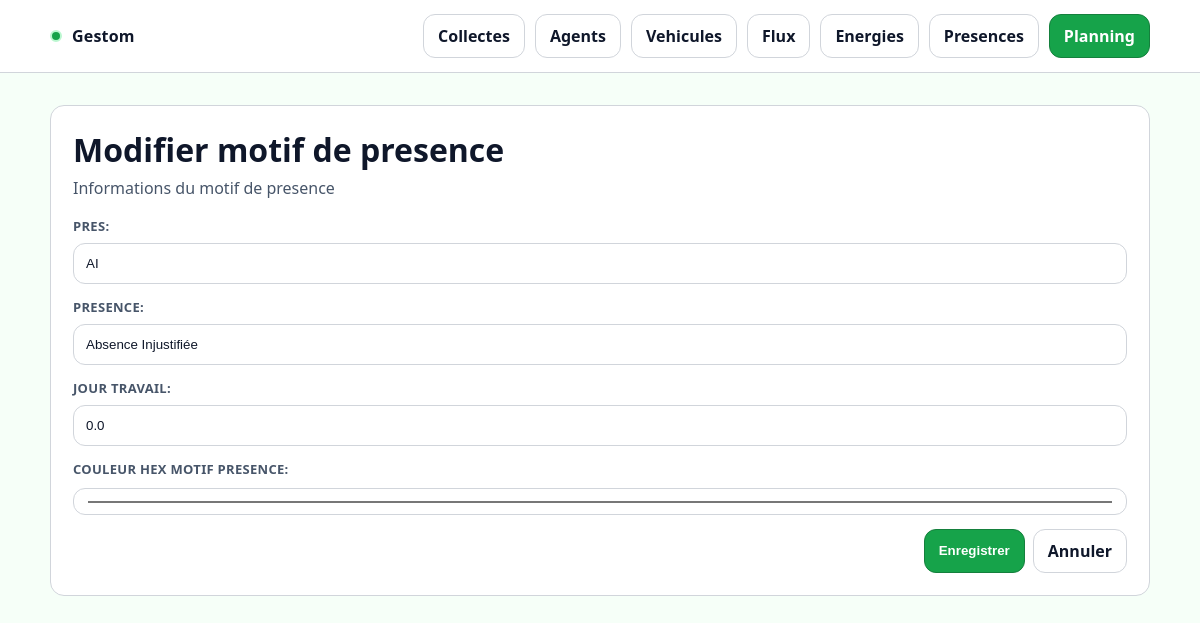
Page /presence-motifs/1/modifier/ on the earlier database version.
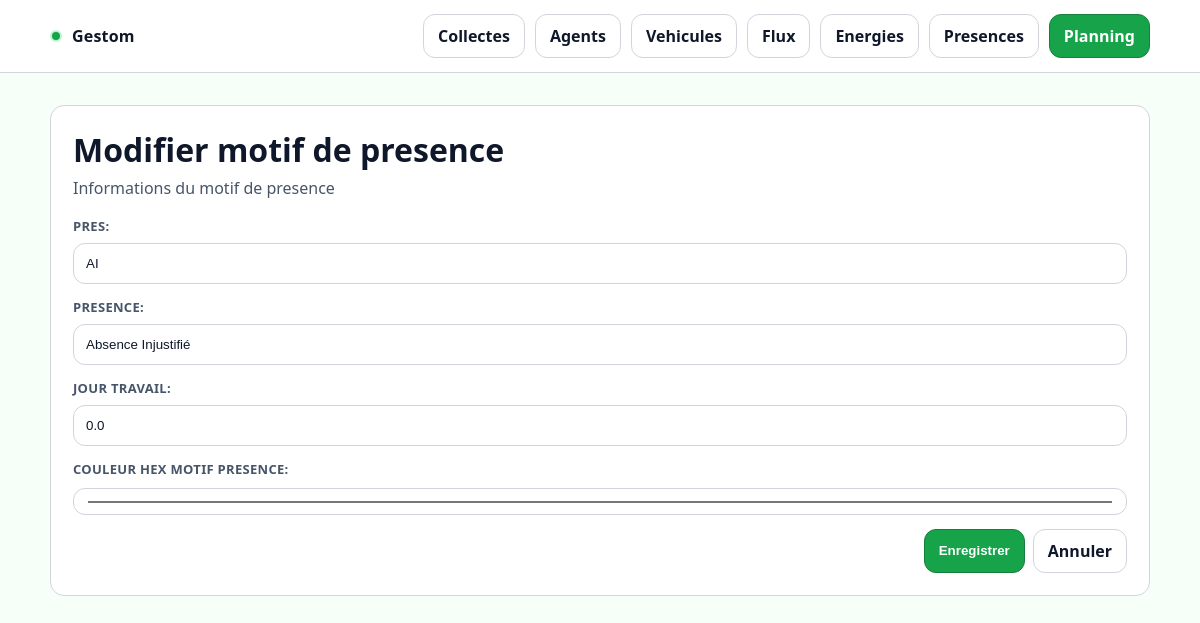
Same page on the later database version.
### core/models.py (models this page shows, shortened)
class PresenceMotif(models.Model):
    pres = models.CharField(max_length=150)
    presence = models.CharField(max_length=150)
    jour_travail = models.FloatField()
    couleur_hex_motif_presence = models.CharField(max_length=7, blank=True)
    date_creation = models.DateTimeField(auto_now_add=True)
    date_modification = models.DateTimeField(auto_now=True)
    class Meta:
        ordering = ["pres", "presence"]

### core/views.py (the view)
# urls.py: path("presence-motifs/<int:pk>/modifier/", PresenceMotifUpdateView.as_view(), name="presence_motif_update"),
class PresenceMotifUpdateView(UpdateView):
    model = PresenceMotif
    form_class = PresenceMotifForm
    template_name = "core/presence_motif_form.html"
    success_url = reverse_lazy("core:presence_motif_list")
    def get_context_data(self, **kwargs):
        ctx = super().get_context_data(**kwargs)
        ctx["title"] = "Modifier motif de presence"
        return ctx

### core/forms.py
class PresenceMotifForm(forms.ModelForm):
    class Meta:
        model = PresenceMotif
        fields = [
            "pres",
            "presence",
            "jour_travail",
            "couleur_hex_motif_presence",
        ]
        widgets = {
            "couleur_hex_motif_presence": forms.TextInput(attrs={"type": "color"}),
        }

### core/templates/core/presence_motif_form.html (shortened to what this page needs)
{% extends "core/base.html" %}
{% block content %}
<div class="card">
  <div class="card__pad">
    <div class="header">
      <div>
        <h1 class="h1">{{ title }}</h1>
        <p class="sub">Informations du motif de presence</p>
      </div>
    </div>
    <form method="post" class="form">
      {% for field in form %}
      <div class="field">
        {{ field.label_tag }}
        {{ field }}
      </div>
      {% endfor %}
      <div class="actions">
        <button class="btn btn--primary" type="submit">Enregistrer</button>
        <a href="{% url 'core:presence_motif_list' %}" class="btn btn--ghost">Annuler</a>
      </div>
    </form>
  </div>
</div>
{% endblock %}

Differences in the rows shown:
changed PresenceMotif "AI": presence "Absence Injustifiée" → "Absence Injustifié"
